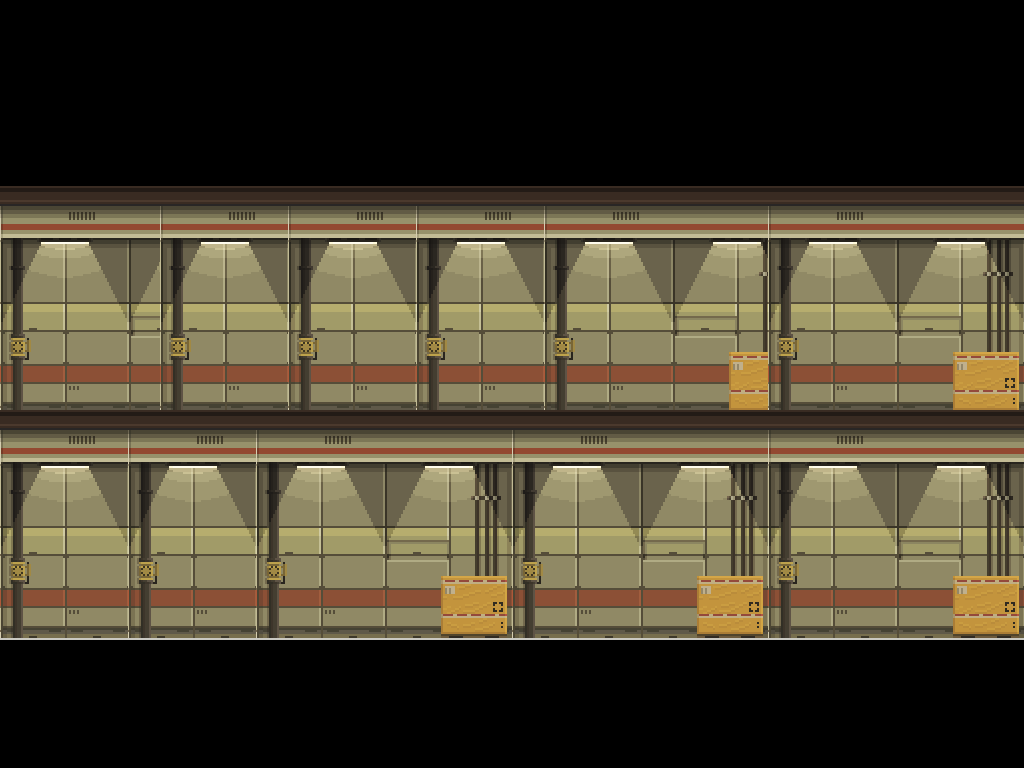

This game map was drawn from its Tiled (.tmx) file and the tilesets committed beside it. A one-line description and the trimmed map source follow:
An orthogonal 32x24 tile map with 32x32 px tiles, 4 tile layers (concept background, Yellow, Red, Blue), 2 tilesets and 13 objects.

<map version="1.0" orientation="orthogonal" width="32" height="24" tilewidth="32" tileheight="32">
 <tileset firstgid="1" name="blocks" tilewidth="32" tileheight="32">
  <image source="../../Projectfiles-iOS/Resources/Tilemaps/blocks.png" width="64" height="128" />
 </tileset>
 <tileset firstgid="9" name="conceptbackground" tilewidth="281" tileheight="230">
  <image source="../../Projectfiles-iOS/Resources/Tilemaps/conceptbackground.png" width="281" height="230" />
 </tileset>
 <layer name="concept background" width="32" height="24">
  <data>[768 cells, 11 non-empty, 1 distinct tile ids]</data>
 </layer>
 <objectgroup name="Collision_ALL" width="32" height="24">
  <object x="-32" y="0" width="32" height="640" />
  <object x="1024" y="0" width="32" height="640" />
  <object x="-32" y="-32" width="1088" height="32" />
  <object x="-32" y="640" width="1088" height="128" />
 </objectgroup>
 <objectgroup name="Collision_RED" width="32" height="24">
  <object x="0" y="704" width="1024" height="64" />
  <object x="-32" y="0" width="32" height="704" />
  <object x="1024" y="0" width="32" height="704" />
 </objectgroup>
 <objectgroup name="Collision_BLUE" width="32" height="24">
  <object x="1024" y="0" width="32" height="704" />
  <object x="-32" y="0" width="32" height="704" />
  <object x="0" y="704" width="1024" height="64" />
 </objectgroup>
 <objectgroup name="Collision_YELLOW" width="32" height="24">
  <object x="0" y="704" width="1024" height="64" />
  <object x="-32" y="0" width="32" height="704" />
  <object x="1024" y="0" width="32" height="704" />
 </objectgroup>
 <layer name="Yellow" width="32" height="24">
  <data>[768 cells, 0 non-empty, 0 distinct tile ids]</data>
 </layer>
 <layer name="Red" width="32" height="24">
  <data>[768 cells, 0 non-empty, 0 distinct tile ids]</data>
 </layer>
 <layer name="Blue" width="32" height="24">
  <data>[768 cells, 0 non-empty, 0 distinct tile ids]</data>
 </layer>
 <objectgroup name="Objects" width="32" height="24" />
</map>
